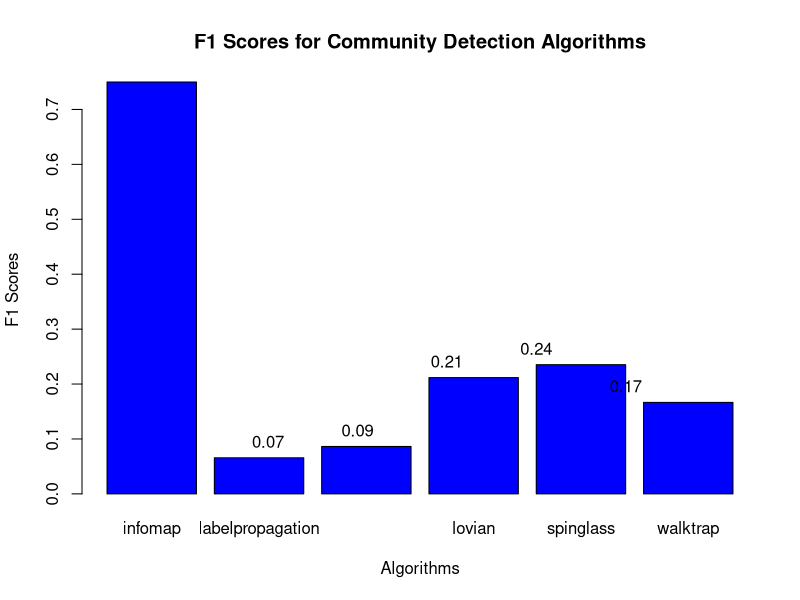
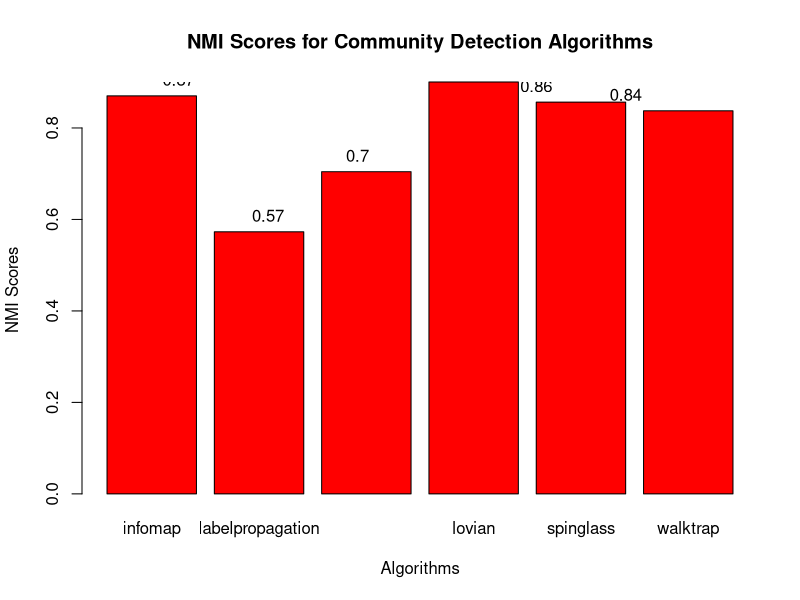

Write R code to recreate these figures, in order.
# Assuming you have your F1 scores and NMI scores stored in vectors
f1_scores <- c(0.7500000, 0.06576402, 0.08633094, 0.2117647, 0.2352941, 0.1666667)
nmi_scores <- c(0.8701762 , 0.5729572, 0.7043853, 0.9004981, 0.8564483, 0.8374994)
algorithms <- c("infomap", "labelpropagation", "leadingeigenevector", "lovian", "spinglass", "walktrap")

# Create a dataframe
data <- data.frame(Algorithms = algorithms, F1_Scores = f1_scores, NMI_Scores = nmi_scores)

# Load igraph library
library(igraph)

# Plotting F1 scores
barplot(data$F1_Scores, names.arg = data$Algorithms, main = "F1 Scores for Community Detection Algorithms",
        xlab = "Algorithms", ylab = "F1 Scores", col = "blue")

# Adding F1 scores as annotations
text(x = 1:length(data$F1_Scores), y = data$F1_Scores, labels = round(data$F1_Scores, digits = 2), pos = 3)

# Plotting NMI scores
barplot(data$NMI_Scores, names.arg = data$Algorithms, main = "NMI Scores for Community Detection Algorithms",
        xlab = "Algorithms", ylab = "NMI Scores", col = "red")

# Adding NMI scores as annotations
text(x = 1:length(data$NMI_Scores), y = data$NMI_Scores, labels = round(data$NMI_Scores, digits = 2), pos = 3)
